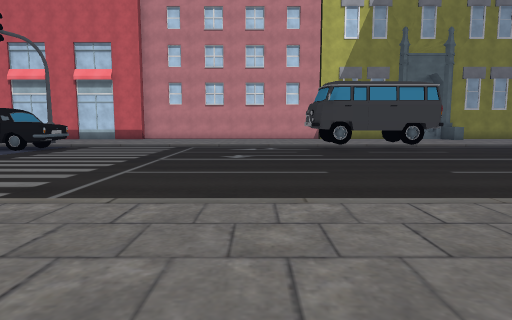
[1] (above)

24 first-person views from a walk through a Unity game level. The camera is 1.4 m above the floor, tilts 6° down and sees 75° across. The floor is counted in squares, 1.8 m on a side. Each view is taken from the middle of a square. On the plan, view 1 faces up. The plan holds only what a view shows up to about 11 squares ahead; the rest is blank. The place goes on beyond the plan. The player character is not drawn. Some surface patterns are stand-ins.

[2]
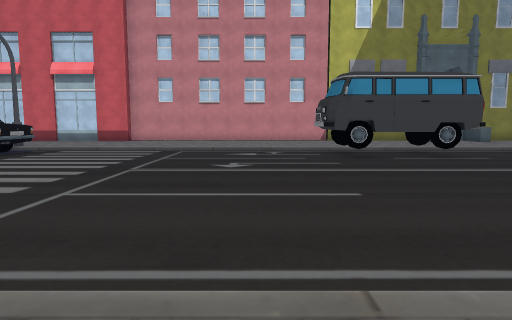

[3]
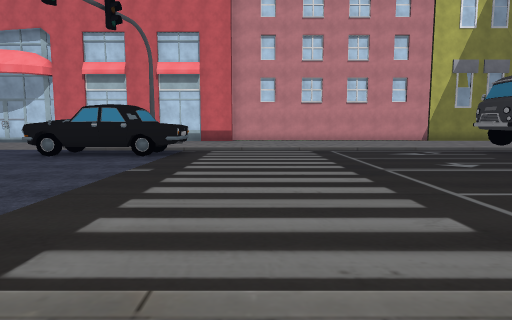

[4]
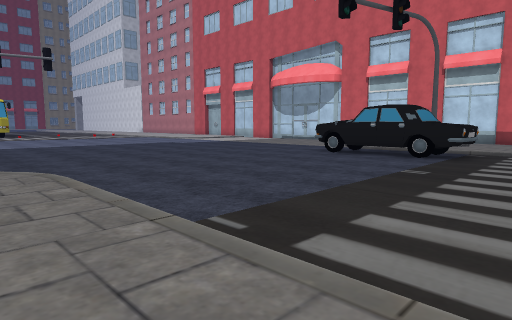

[5]
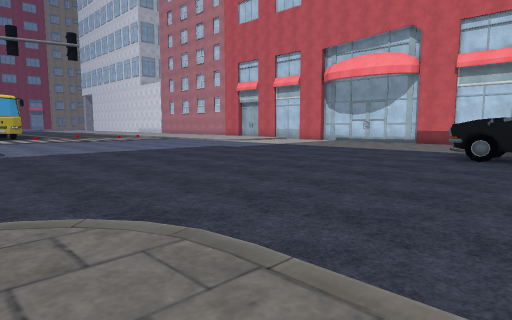

[6]
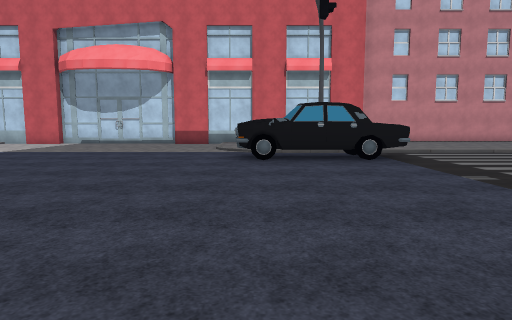

[7]
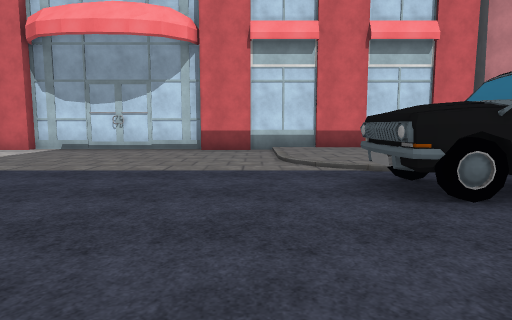

[8]
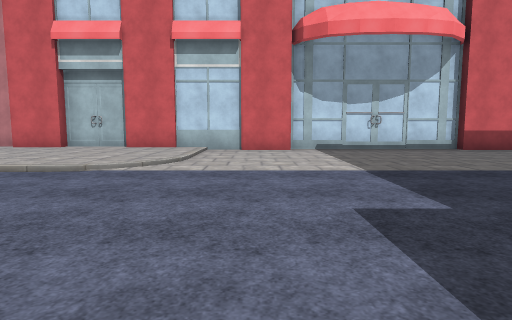

[9]
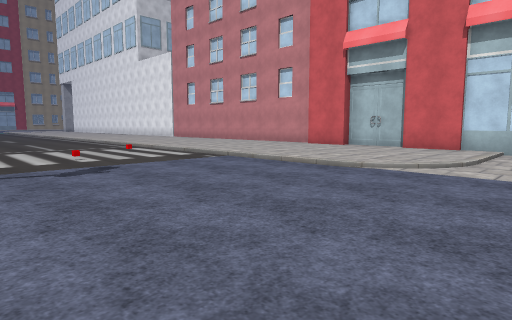

[10]
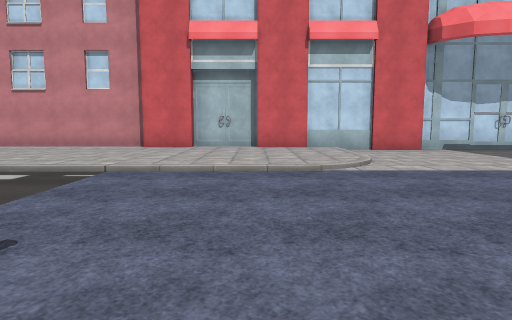

[11]
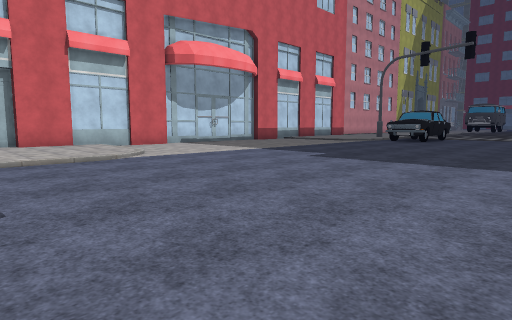

[12]
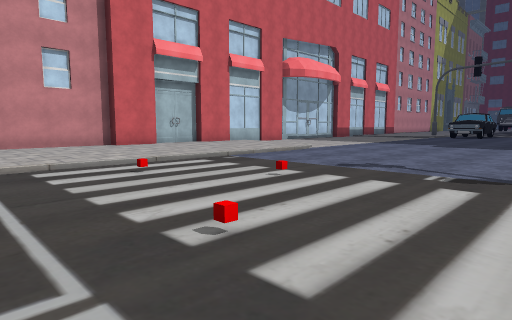

[13]
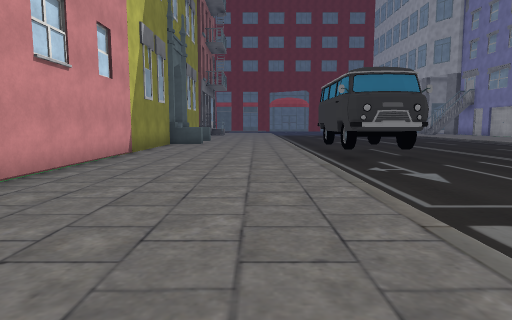

[14]
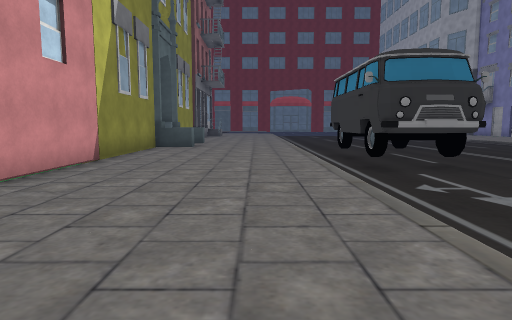

[15]
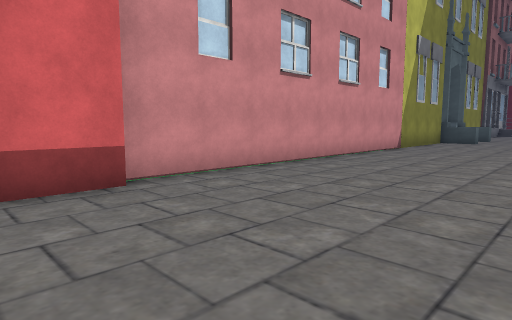

[16]
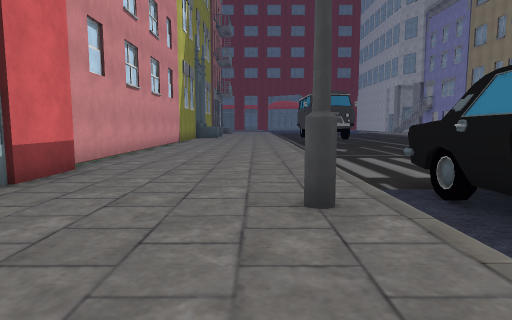

[17]
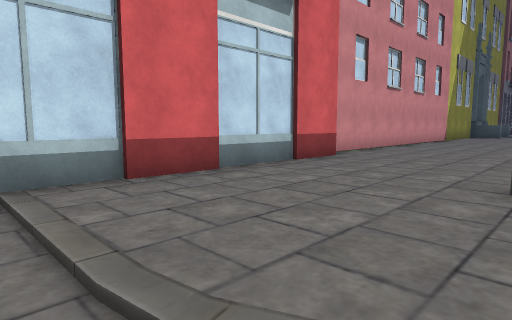

[18]
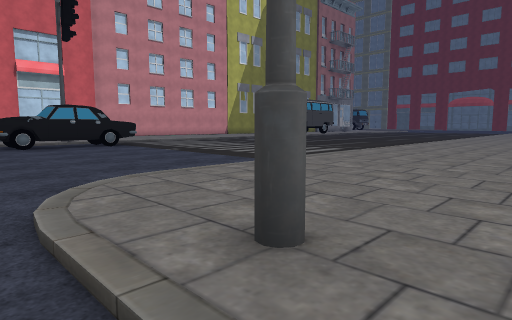

[19]
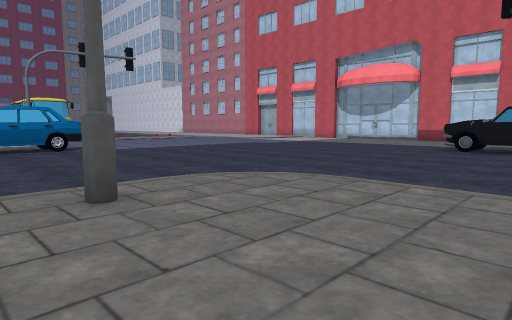

[20]
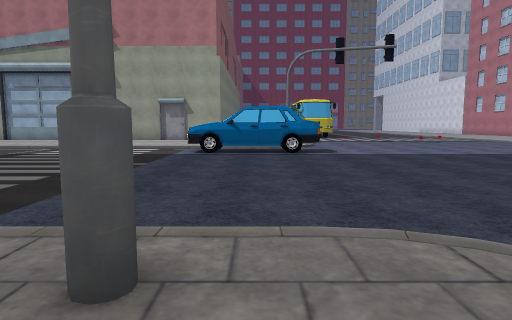

[21]
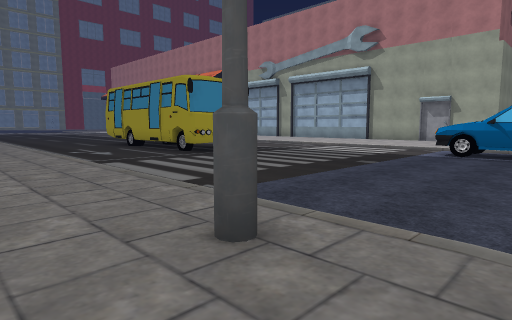

[22]
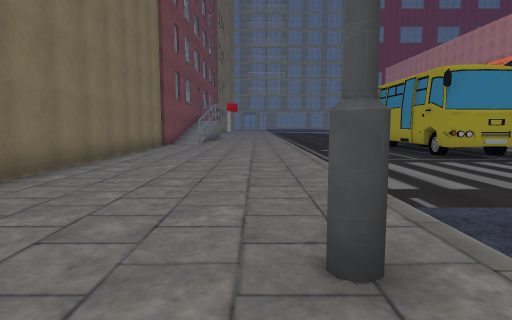

[23]
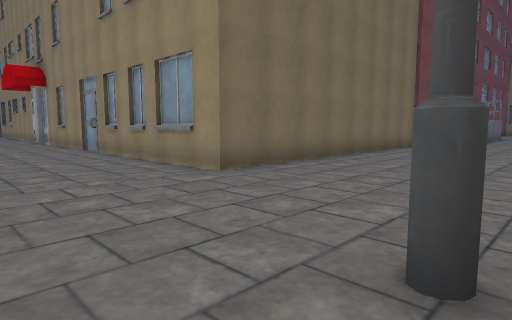

[24]
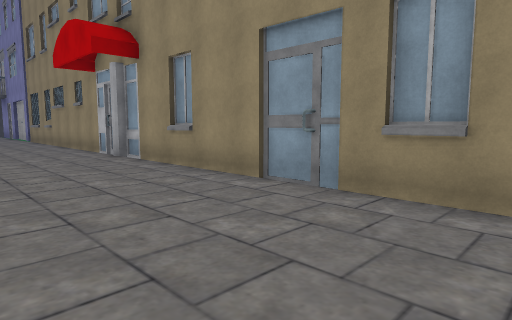

### Floor plan
Key: @ floor where view 1 was taken; # wall or solid block; . main floor; : floor 0.25 m higher than the main floor; / step, stairs or slope; W wheel; B building; U bus; O other object.
Columns run from 33 left of view 1 to 8 right of it. Each row starts with its distance up from view 1.
 19 #########################################
 18  ::::##:##:.##.......:##:::::::::::::::::B
 17  ::::::::::..........::::::::::::::::::::
 16  ::::::::::..........::::::::::::::::::::
 15  ::::::::::..........::::::::::::::::::::
 14  :::::::::/........../:::::::::::::::::::
 13  .....................###W#.........W#O#..
 12  .....................# ###........#####..
 11 ......................###W.........#W#W#..
 10 ..........................................
  9 .........................................
  8 .........................................
  7 ..... ...................................
  6       ..... ...........................
  5             ..........................
  4             .........................
  3             OO......./:::::::::::::::
  2             OO.......:::::::::::::::
  1              O.......:::::::::::::::::::
  0             OO.......#:::::::::::@::::::::
 -1             OO.......:::::::::::::::::::::
 -2             .........:::::################
 -3             .........:::::#
 -4               .......:::::#
 -5              ........:::::#
 -6             .........:::::#
 -7             ...#UU...:::::#
 -8                  #...:::::#
 -9                  U ..:::::#

Where each view was taken, in squares from view 1:
view 1: 0 up, 0 right, facing up
view 2: 2 up, 0 right, facing up
view 3: 2 up, 5 left, facing up
view 4: 2 up, 5 left, facing up-left
view 5: 2 up, 9 left, facing up-left
view 6: 3 up, 11 left, facing up
view 7: 8 up, 13 left, facing up
view 8: 8 up, 21 left, facing up
view 9: 8 up, 21 left, facing up-left
view 10: 8 up, 25 left, facing up
view 11: 6 up, 27 left, facing up-right
view 12: 7 up, 33 left, facing up-right
view 13: 15 up, 6 left, facing right
view 14: 15 up, 4 left, facing right
view 15: 14 up, 8 left, facing up-right
view 16: 15 up, 12 left, facing right
view 17: 14 up, 13 left, facing up-right
view 18: 1 down, 13 left, facing up-right
view 19: 1 down, 8 left, facing up-left
view 20: 1 up, 10 left, facing left
view 21: 2 up, 10 left, facing down-left
view 22: 2 up, 11 left, facing down
view 23: 2 up, 12 left, facing down-right
view 24: 2 up, 4 left, facing down-right
